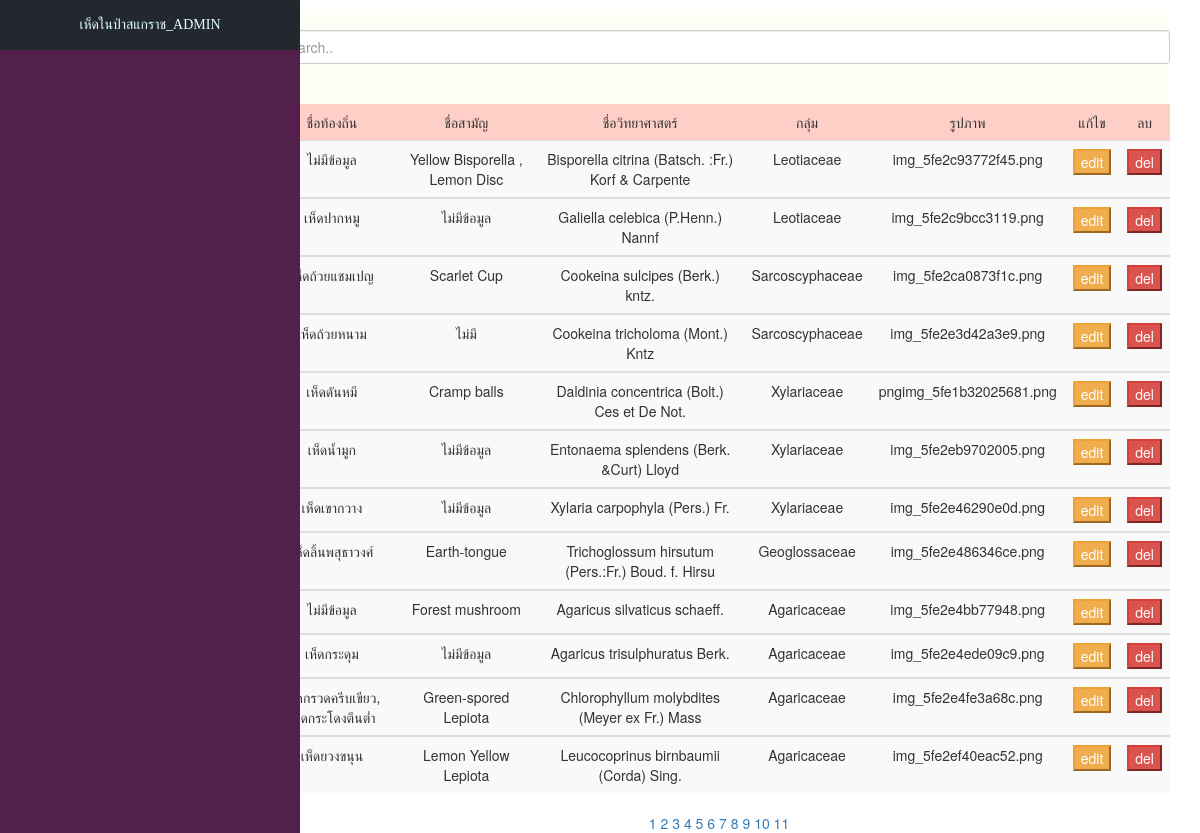
Screenshot of /admin.php (signed in) with the database file from the repository.
### tables this page shows
CREATE TABLE `mushroom` (
  `m_id` int(10) NOT NULL,
  `m_cname` varchar(50) NOT NULL,
  `m_name` varchar(50) NOT NULL,
  `m_sname` varchar(50) NOT NULL,
  `m_family` varchar(50) NOT NULL,
  `m_mush` text NOT NULL,
  `m_stalk` text NOT NULL,
  `m_spore` text NOT NULL,
  `m_benefit` text NOT NULL,
  `m_env` text NOT NULL,
  `m_pic` varchar(255) NOT NULL
);

### admin.php (the view, shortened to what this page needs)
<?php
include('connect.php');
?>
<!DOCTYPE html>
<html>
<head>
  <link rel="stylesheet" href="node_modules/bootstrap/dist/css/bootstrap.min.css">
  <link rel="stylesheet" type="text/css" href="style2.css">
</head>
<body>
  <?php include('headadmin.php'); ?>
  <div class="container fonts" style="margin-top:10px;">
    <div class="content_right" style="background-color:#fffff8; height:200px;">
      <div class="text-center" style="padding-left:10px; margin-top:20px;">
        <input class="form-control" id="myInput" type="text" placeholder="Search.."> <br/><br/>
        <table class="table table-striped" cellpadding="0" cellspacing="0" border="0" align="center" width="1280px">
          <thead>
            <tr align='center' bgcolor='#FDCFC6'>
              <td>ชื่อท้องถิ่น</td>
              <td>ชื่อสามัญ</td>
              <td>ชื่อวิทยาศาสตร์</td>
              <td>กลุ่ม</td>
              <td>รูปภาพ</td>
              <td>แก้ไข</td>
              <td>ลบ</td>
            </tr>
          </thead>
          <?php
          $perpage = 12;
          if (isset($_GET['page'])) {
            $page = $_GET['page'];
          } else {
            $page = 1;
          }
          $start = ($page - 1) * $perpage;
          $query = "SELECT * FROM mushroom ORDER BY m_id ASC LIMIT {$start} , {$perpage} ";
          $result = mysqli_query($conn, $query);
          while ($row = mysqli_fetch_array($result)) {
            echo "<tbody id='myTable'";
            echo "<tr>";
            echo "<td>" . $row["m_cname"] .  "</td> ";
            echo "<td>" . $row["m_name"] .  "</td> ";
            echo "<td>" . $row["m_sname"] .  "</td> ";
            echo "<td>" . $row["m_family"] .  "</td> ";
            echo "<td>" . $row["m_pic"] .  "</td> ";
            echo "<td><a href='updatehedform.php?m_id=$row[0]'><button type='edit' class='btn-warning' >edit</button></a></td> ";
            echo "<td><a href='deletehed.php?m_id=$row[0]' onclick=\"return confirm('Do you want to delete this record? !!!')\"><button type='delete' class='btn-danger'>del</button></a></td> ";
          }
          echo "</table>";
          $sql2 = "SELECT * FROM mushroom ";
          $query2 = mysqli_query($conn, $sql2);
          $total_record = mysqli_num_rows($query2);
          $total_page = ceil($total_record / $perpage);
          ?>
          <p class="text-center">
            <a href="admin.php?page=1" aria-label="Previous"><span aria-hidden="true"><i class="fas fa-backward"></i></span></a>
            <?php for ($i = 1; $i <= $total_page; $i++) { ?>
              <span><a href="admin.php?page=<?php echo $i; ?>"><?php echo $i; ?></a></span>
            <?php } ?>
            <a href="admin.php?page=<?php echo $total_page; ?>" aria-label="Next"><span aria-hidden="true"><i class="fas fa-forward"></i></span></a>
          </p>
      </div>
    </div>
  </div>
</body>
</html>

### style2.css (style rules this page uses)
.content_right { float: right; width: 80%; }

### style3.css (style rules this page uses)
body { margin: 0px; padding: 0px; }

### rows the page displays
mushroom: m_cname "ไม่มีข้อมูล", m_name "Yellow Bisporella , Lemon Disc", m_sname "Bisporella citrina (Batsch. :Fr.) Korf & Carpente", m_family "Leotiaceae", m_pic "img_5fe2c93772f45.png"
mushroom: m_cname "เห็ดปากหมู", m_name "ไม่มีข้อมูล", m_sname "Galiella celebica (P.Henn.) Nannf", m_family "Leotiaceae", m_pic "img_5fe2c9bcc3119.png"
mushroom: m_cname "เห็ดถ้วยแชมเปญ", m_name "Scarlet Cup", m_sname "Cookeina sulcipes (Berk.) kntz.", m_family "Sarcoscyphaceae", m_pic "img_5fe2ca0873f1c.png"
mushroom: m_cname "เห็ดถ้วยหนาม", m_name "ไม่มี", m_sname "Cookeina tricholoma (Mont.) Kntz", m_family "Sarcoscyphaceae", m_pic "img_5fe2e3d42a3e9.png"
mushroom: m_cname "เห็ดดันหมี", m_name "Cramp balls", m_sname "Daldinia concentrica (Bolt.) Ces et De Not.", m_family "Xylariaceae", m_pic "pngimg_5fe1b32025681.png"
mushroom: m_cname "เห็ดน้ำมูก", m_name "ไม่มีข้อมูล", m_sname "Entonaema splendens (Berk. &Curt) Lloyd", m_family "Xylariaceae", m_pic "img_5fe2eb9702005.png"
mushroom: m_cname "เห็ดเขากวาง", m_name "ไม่มีข้อมูล", m_sname "Xylaria carpophyla (Pers.) Fr.", m_family "Xylariaceae", m_pic "img_5fe2e46290e0d.png"
mushroom: m_cname "เห็ดลิ้นพสุธาวงศ์", m_name "Earth-tongue", m_sname "Trichoglossum hirsutum (Pers.:Fr.) Boud. f. Hirsu", m_family "Geoglossaceae", m_pic "img_5fe2e486346ce.png"
mushroom: m_cname "ไม่มีข้อมูล", m_name "Forest mushroom", m_sname "Agaricus silvaticus schaeff.", m_family "Agaricaceae", m_pic "img_5fe2e4bb77948.png"
mushroom: m_cname "เห็ดกระดุม", m_name "ไม่มีข้อมูล", m_sname "Agaricus trisulphuratus Berk.", m_family "Agaricaceae", m_pic "img_5fe2e4ede09c9.png"
mushroom: m_cname "เห็ดกรวดครีบเขียว, เห็ดกระโดงตีนต่ำ", m_name "Green-spored Lepiota", m_sname "Chlorophyllum molybdites (Meyer ex Fr.) Mass", m_family "Agaricaceae", m_pic "img_5fe2e4fe3a68c.png"
mushroom: m_cname "เห็ดยวงขนุน", m_name "Lemon Yellow Lepiota", m_sname "Leucocoprinus birnbaumii (Corda) Sing.", m_family "Agaricaceae", m_pic "img_5fe2ef40eac52.png"
